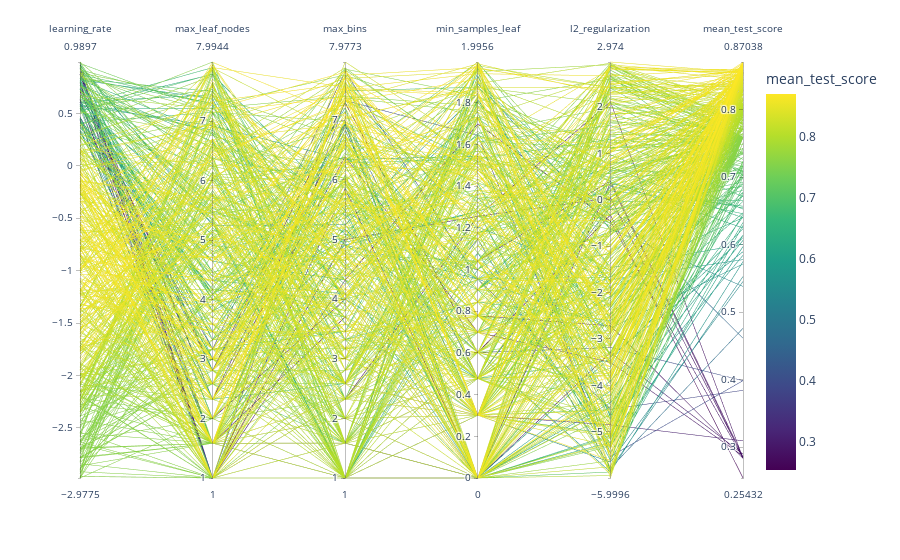

The notebook cell this image was saved under:
### Code cell
import numpy as np
import pandas as pd
import plotly.express as px
def shorten_param(param_name):
    if "__" in param_name:
        return param_name.rsplit("__", 1)[1]
    return param_name
cv_results = pd.read_csv("../figures/randomized_search_results.csv",
                         index_col=0)

fig = px.parallel_coordinates(
    cv_results.rename(shorten_param, axis=1).apply({
        "learning_rate": np.log10,
        "max_leaf_nodes": np.log2,
        "max_bins": np.log2,
        "min_samples_leaf": np.log10,
        "l2_regularization": np.log10,
        "mean_test_score": lambda x: x}),
    color="mean_test_score",
    color_continuous_scale=px.colors.sequential.Viridis,
)
fig.show()

### Figure 1 — Plotly figure (JSON) as saved in the notebook; plotly's stock layout.template omitted (floating-point values rounded to 4 significant figures; data arrays with more than 128 entries replaced by an {"elided": "..."} marker saying what was removed)
{"data": [{"dimensions": [{"label": "learning_rate", "values": {"elided": "500 float values"}}, {"label": "max_leaf_nodes", "values": {"elided": "500 float values"}}, {"label": "max_bins", "values": {"elided": "500 float values"}}, {"label": "min_samples_leaf", "values": {"elided": "500 float values"}}, {"label": "l2_regularization", "values": {"elided": "500 float values"}}, {"label": "mean_test_score", "values": {"elided": "500 float values"}}], "domain": {"x": [0, 1], "y": [0, 1]}, "line": {"color": {"elided": "500 float values"}, "coloraxis": "coloraxis"}, "name": "", "type": "parcoords"}], "layout": {"coloraxis": {"colorbar": {"title": {"text": "mean_test_score"}}, "colorscale": [[0, "#440154"], [0.1111, "#482878"], [0.2222, "#3e4989"], [0.3333, "#31688e"], [0.4444, "#26828e"], [0.5556, "#1f9e89"], [0.6667, "#35b779"], [0.7778, "#6ece58"], [0.8889, "#b5de2b"], [1, "#fde725"]]}, "legend": {"tracegroupgap": 0}, "margin": {"t": 60}}}
